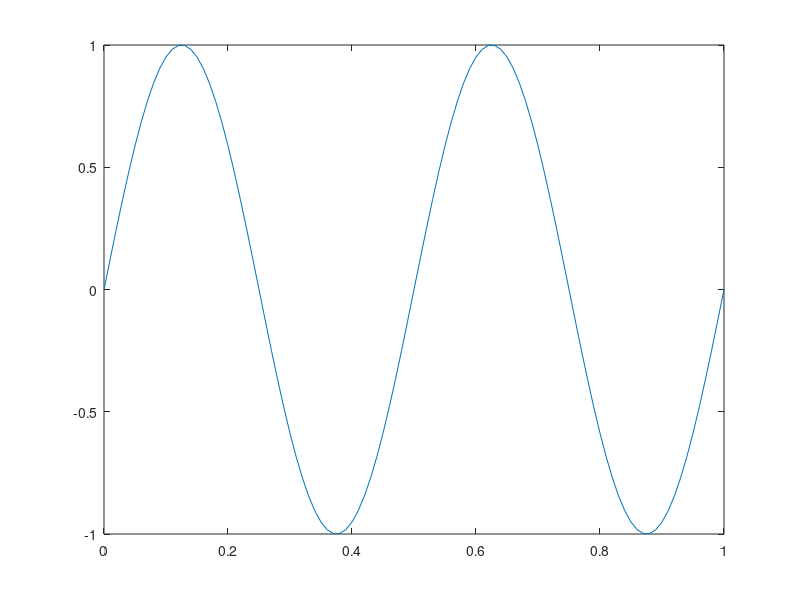

Write MATLAB code to recreate this figure.
function [y,t]=lekcija_8_matl(f)
if nargin==0
    f=2; %ka nokluseta frekvence
end %tagad var ari palaist neievadot inputa f argumentu

% sis ir funkcijas piemers
% kas atgriez y ka output argument
% to var palaist no komandloga
% nosaukums(f argumenta vertiba)
% fails zime sinusoidu
% tas ir tirraksts
% 18.03.2020
% abcd

t = 0:0.01:1;
A0=0; A=1; %f=9;
y = A0+A*sin(2*pi*f*t);
if nargout==0
    plot(t,y)
end

% sagalabasana ar nosaukumu
% lekcija_8_matl.m
% 1. noteikti nosaukuma beigas jabut paplasinajumam .m
% 2. nevajafzetu likt spaces nosaukuma
% ja grib ielikt space, tad ta vieta jaliek underscore
% _
% abc123_
% 3. faila nosaukumam ir jasakas ar burtu
% 4. nelikt papildus punktus nosaukuma
